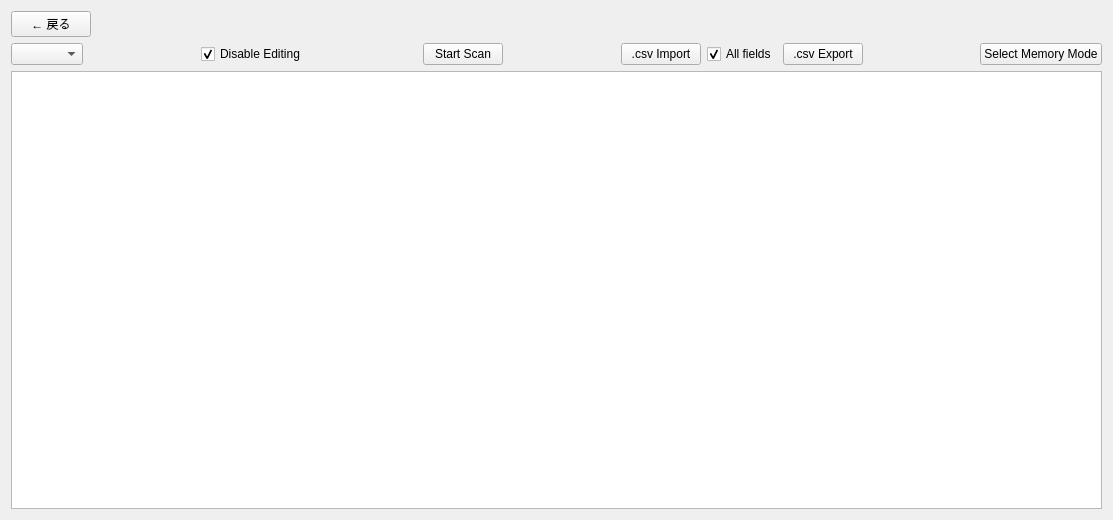
<?xml version="1.0" encoding="UTF-8"?>
<ui version="4.0">
 <class>memories</class>
 <widget class="QWidget" name="memories">
  <property name="geometry">
   <rect>
    <x>0</x>
    <y>0</y>
    <width>1113</width>
    <height>520</height>
   </rect>
  </property>
  <property name="windowTitle">
   <string>Memory Management</string>
  </property>
  <layout class="QGridLayout" name="gridLayout">
   <item row="0" column="0">
    <layout class="QVBoxLayout" name="verticalLayout">
     <property name="sizeConstraint">
      <enum>QLayout::SizeConstraint::SetMaximumSize</enum>
     </property>
     <item>
      <layout class="QHBoxLayout" name="backButtonLayout">
       <item>
        <widget class="QPushButton" name="backBtn">
         <property name="text">
          <string>← 戻る</string>
         </property>
        </widget>
       </item>
       <item>
        <spacer name="backButtonSpacer">
         <property name="orientation">
          <enum>Qt::Orientation::Horizontal</enum>
         </property>
         <property name="sizeHint" stdset="0">
          <size>
           <width>40</width>
           <height>20</height>
          </size>
         </property>
        </spacer>
       </item>
      </layout>
     </item>
     <item>
      <layout class="QHBoxLayout" name="horizontalLayout">
       <item>
        <widget class="QComboBox" name="group">
         <property name="accessibleName">
          <string>Memory Group</string>
         </property>
        </widget>
       </item>
       <item>
        <spacer name="horizontalSpacer_4">
         <property name="orientation">
          <enum>Qt::Orientation::Horizontal</enum>
         </property>
         <property name="sizeHint" stdset="0">
          <size>
           <width>40</width>
           <height>20</height>
          </size>
         </property>
        </spacer>
       </item>
       <item>
        <widget class="QCheckBox" name="disableEditing">
         <property name="text">
          <string>Disable Editing</string>
         </property>
         <property name="checked">
          <bool>true</bool>
         </property>
        </widget>
       </item>
       <item>
        <spacer name="horizontalSpacer_3">
         <property name="orientation">
          <enum>Qt::Orientation::Horizontal</enum>
         </property>
         <property name="sizeHint" stdset="0">
          <size>
           <width>40</width>
           <height>20</height>
          </size>
         </property>
        </spacer>
       </item>
       <item>
        <widget class="QPushButton" name="scanButton">
         <property name="text">
          <string>Start Scan</string>
         </property>
        </widget>
       </item>
       <item>
        <spacer name="horizontalSpacer">
         <property name="orientation">
          <enum>Qt::Orientation::Horizontal</enum>
         </property>
         <property name="sizeHint" stdset="0">
          <size>
           <width>40</width>
           <height>20</height>
          </size>
         </property>
        </spacer>
       </item>
       <item>
        <widget class="QPushButton" name="csvImport">
         <property name="text">
          <string>.csv Import</string>
         </property>
        </widget>
       </item>
       <item>
        <widget class="QCheckBox" name="checkAllFields">
         <property name="text">
          <string>All fields</string>
         </property>
         <property name="checked">
          <bool>true</bool>
         </property>
        </widget>
       </item>
       <item>
        <widget class="QPushButton" name="csvExport">
         <property name="text">
          <string>.csv Export</string>
         </property>
        </widget>
       </item>
       <item>
        <spacer name="horizontalSpacer_2">
         <property name="orientation">
          <enum>Qt::Orientation::Horizontal</enum>
         </property>
         <property name="sizeHint" stdset="0">
          <size>
           <width>40</width>
           <height>20</height>
          </size>
         </property>
        </spacer>
       </item>
       <item>
        <widget class="QPushButton" name="modeButton">
         <property name="text">
          <string>Select Memory Mode</string>
         </property>
        </widget>
       </item>
      </layout>
     </item>
     <item>
      <widget class="tableWidget" name="table">
       <property name="alternatingRowColors">
        <bool>true</bool>
       </property>
       <property name="selectionMode">
        <enum>QAbstractItemView::SelectionMode::SingleSelection</enum>
       </property>
       <property name="selectionBehavior">
        <enum>QAbstractItemView::SelectionBehavior::SelectItems</enum>
       </property>
       <property name="sortingEnabled">
        <bool>true</bool>
       </property>
       <attribute name="horizontalHeaderDefaultSectionSize">
        <number>39</number>
       </attribute>
       <attribute name="horizontalHeaderStretchLastSection">
        <bool>true</bool>
       </attribute>
       <attribute name="verticalHeaderVisible">
        <bool>false</bool>
       </attribute>
      </widget>
     </item>
    </layout>
   </item>
  </layout>
 </widget>
 <customwidgets>
  <customwidget>
   <class>tableWidget</class>
   <extends>QTableWidget</extends>
   <header location="global">tablewidget.h</header>
  </customwidget>
 </customwidgets>
 <resources/>
 <connections/>
</ui>
